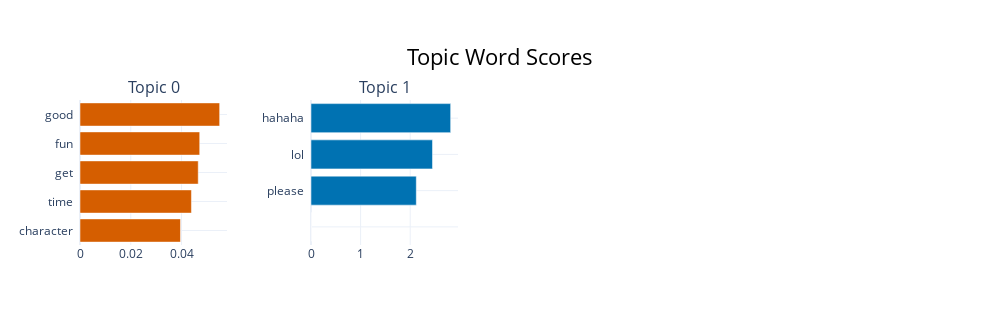

The cell this chart's notebook holds for it:
### Code cell
# 긍정 리뷰
topic_model_positive.visualize_barchart(top_n_topics=10)

### Figure 1 — Plotly figure (JSON) as saved in the notebook; plotly's stock layout.template omitted (floating-point values rounded to 4 significant figures)
{"data": [{"marker": {"color": "#D55E00"}, "orientation": "h", "type": "bar", "x": [0.03958, 0.0439, 0.04658, 0.04717, 0.05502], "xaxis": "x", "y": ["character  ", "time  ", "get  ", "fun  ", "good  "], "yaxis": "y"}, {"marker": {"color": "#0072B2"}, "orientation": "h", "type": "bar", "x": [1e-05, 1e-05, 2.123, 2.45, 2.816], "xaxis": "x2", "y": ["  ", "  ", "please  ", "lol  ", "hahaha  "], "yaxis": "y2"}], "layout": {"annotations": [{"font": {"size": 16}, "showarrow": false, "text": "Topic 0", "x": 0.0875, "xanchor": "center", "xref": "paper", "y": 1, "yanchor": "bottom", "yref": "paper"}, {"font": {"size": 16}, "showarrow": false, "text": "Topic 1", "x": 0.3625, "xanchor": "center", "xref": "paper", "y": 1, "yanchor": "bottom", "yref": "paper"}], "height": 325, "hoverlabel": {"bgcolor": "white", "font": {"family": "Rockwell", "size": 16}}, "showlegend": false, "title": {"font": {"color": "Black", "size": 22}, "text": "Topic Word Scores", "x": 0.5, "xanchor": "center", "yanchor": "top"}, "width": 1000, "xaxis": {"anchor": "y", "domain": [0, 0.175], "showgrid": true}, "xaxis2": {"anchor": "y2", "domain": [0.275, 0.45], "showgrid": true}, "xaxis3": {"anchor": "y3", "domain": [0.55, 0.725], "showgrid": true}, "xaxis4": {"anchor": "y4", "domain": [0.825, 1], "showgrid": true}, "yaxis": {"anchor": "x", "domain": [0, 1], "showgrid": true}, "yaxis2": {"anchor": "x2", "domain": [0, 1], "showgrid": true}, "yaxis3": {"anchor": "x3", "domain": [0, 1], "showgrid": true}, "yaxis4": {"anchor": "x4", "domain": [0, 1], "showgrid": true}}}
